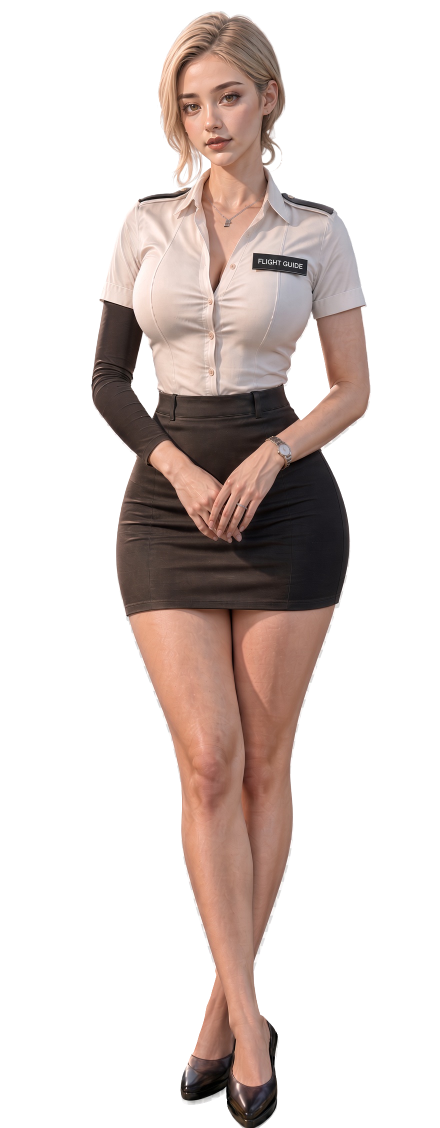
#> input picture docs/cinematics/guide-replacements-20261111/originals/01-grok-fullbody.png, 880 x 2256 px (shown at 1/2 size)
$ python apply-guide-assets.py
#> lines starting #> are read from the running program, lines starting #| are printed output that depends on the picture
"""Apply user-provided guide assets. Portrait is crop-only; no redraw/resampling."""
import hashlib
import json
import shutil
from pathlib import Path
from PIL import Image

root=Path(__file__).resolve().parent
repo=root.parents[2]
active=repo.parent/'stam-freight-control-local-studio-20261110'
source1=root/'originals/01-grok-fullbody.png'
source2=root/'originals/02-grok-portrait.jpg'
out=root/'prepared'
out.mkdir(exist_ok=True)

def digest(p):return hashlib.sha256(p.read_bytes()).hexdigest()

with Image.open(source1) as im:
#> im is the input picture: PIL image 880x2256 RGBA; mean R, G, B, A 220.1, 209.8, 206.2, 85.8
    assert im.mode=='RGBA' and im.getchannel('A').getextrema()==(0,255)
    alpha_bbox=im.getchannel('A').getbbox()
#> alpha_bbox = (182, 21, 742, 2256)
shutil.copy2(source1,out/'director-standing-grok-20261111.png')
crop_box=(216,12,1032,1100)
with Image.open(source2) as im:
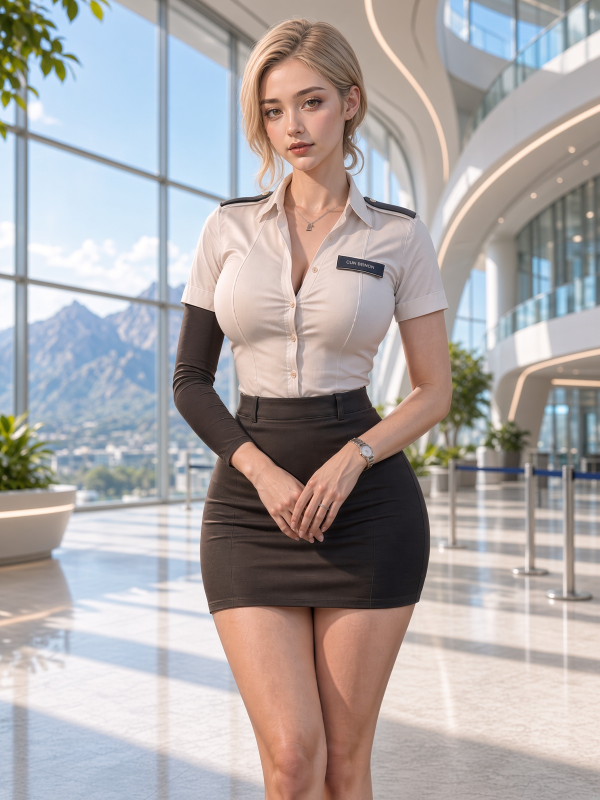
#> input picture docs/cinematics/guide-replacements-20261111/originals/02-grok-portrait.jpg, 1200 x 1600 px (shown at 1/2 size)
#> im is the input picture: PIL image 1200x1600 RGB; mean R, G, B 173.1, 167, 166.4
    crop=im.convert('RGB').crop(crop_box)
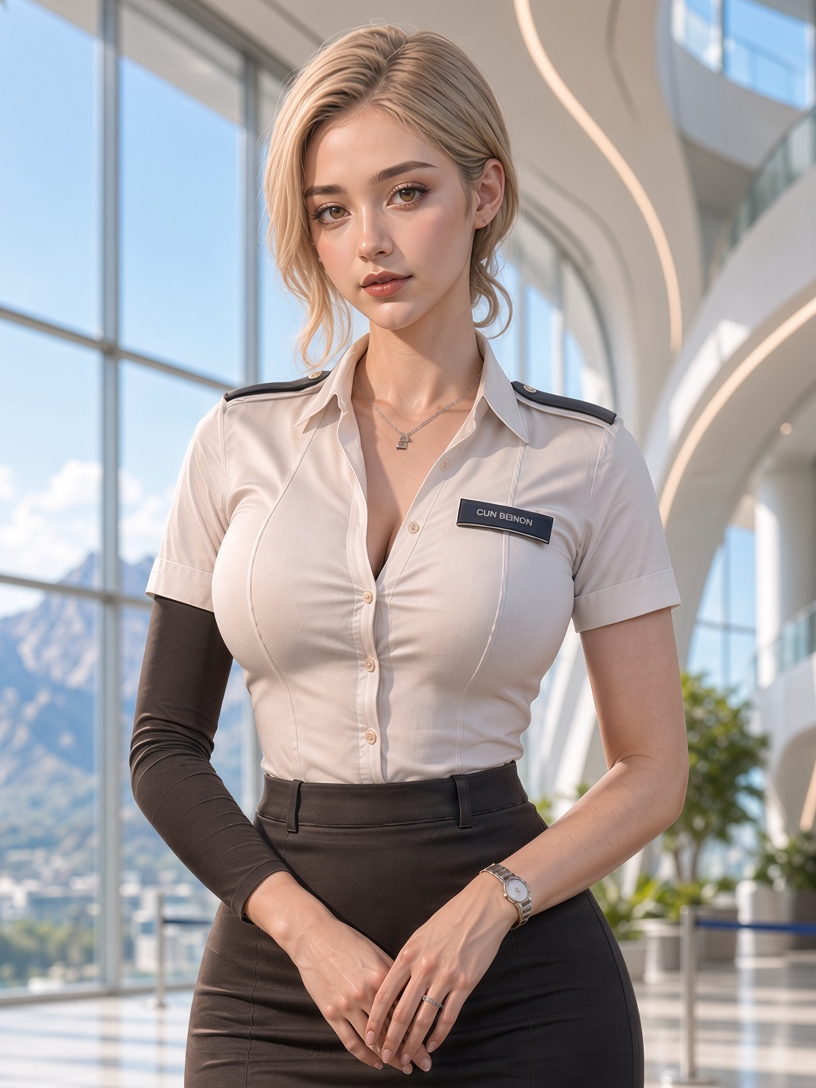
#> crop: PIL image 816x1088 RGB; mean R, G, B 166.1, 158.6, 157.6
    crop.save(out/'director-portrait-grok-20261111.webp',format='WEBP',lossless=True,method=6)
    with Image.open(out/'director-portrait-grok-20261111.webp') as check:
        assert check.convert('RGB').tobytes()==crop.tobytes(),'Crop pixels changed'
    crop_size=list(crop.size)
#> crop_size = [816, 1088]

replacements=[
 ('apps/control-room/src/assets/director-standing.png','director-standing-grok-20261111.png','01_lounge_fullbody.png'),
 ('assets/partners/director-portrait-approved.webp','director-portrait-grok-20261111.webp','02_partner_portrait.webp'),
]
#> (the run stopped early here; a loop or call above may not have finished)
